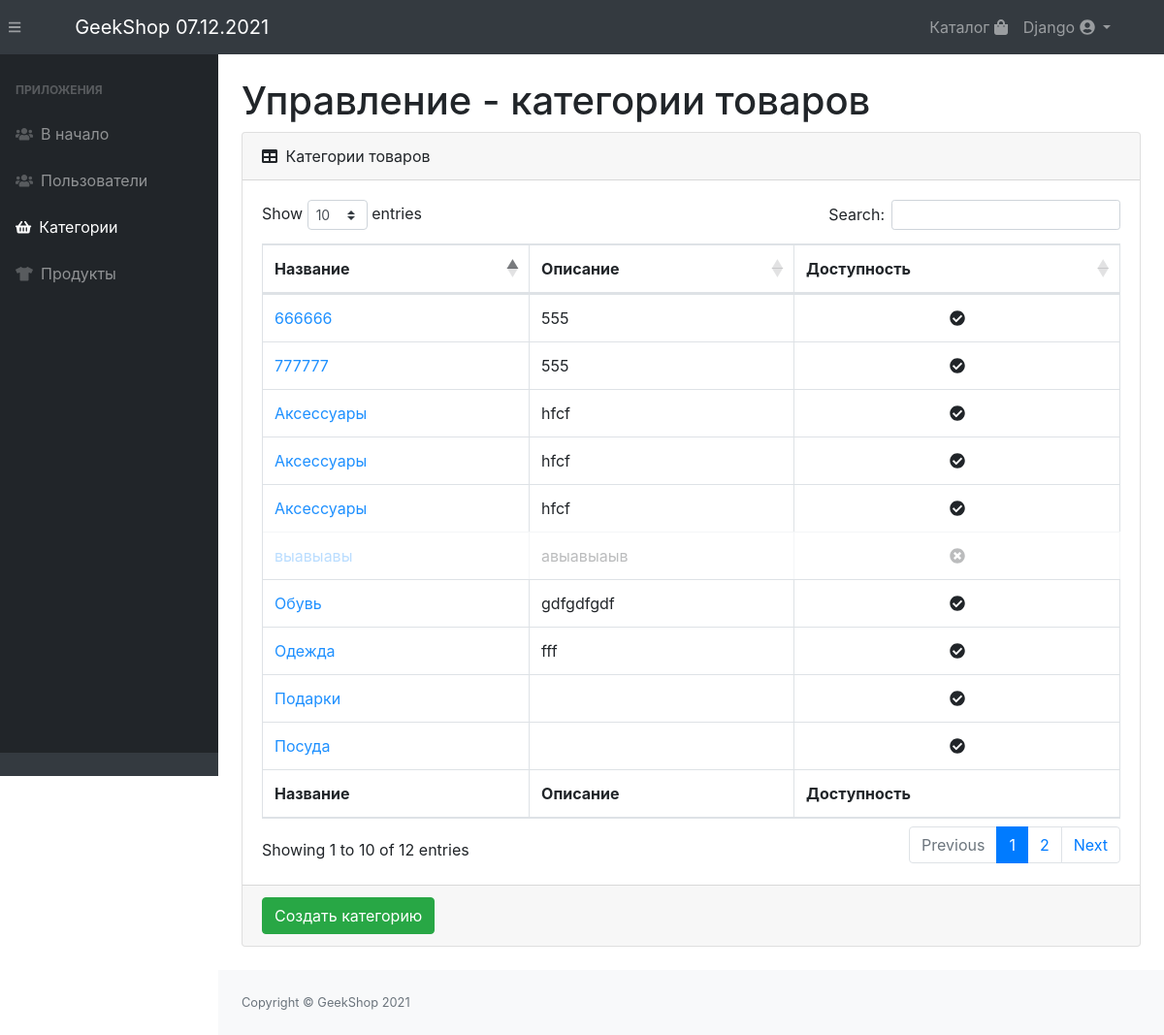
The app's page /auth/admin/categories/ (signed in) with its own data.
### authapp/models.py (models this page shows, shortened)
class ShopUser(AbstractUser):
    avatar = models.ImageField(upload_to='users_avatars', blank=True)
    age = models.IntegerField('Возраст', default=18)
    activation_key = models.CharField(max_length=128, blank=True)

### products/models.py (models this page shows, shortened)
class ProductsCategory(models.Model):
    name = models.CharField('Категория', max_length=64)
    description = models.CharField('Описание', max_length=256, blank=True)
    is_active = models.BooleanField('Доступность', default=True, db_index=True)

### adminapp/views.py (the view)
# urls.py: path('categories/', adminapp.Categories.as_view(), name='categories'),
class Categories(SuOnlyMixin, ContextMixin, ListView):
    model = ProductsCategory
    page_title = 'Управление - категории товаров'

### adminapp/views.py (called while the page is built)
    @method_decorator(user_passes_test(lambda user: user.is_superuser))
    def dispatch(self, request, *args, **kwargs):
        return super().dispatch(request, *args, **kwargs)

    def get_context_data(self, **kwargs):
        context = super().get_context_data(**kwargs)
        context.update(
            basket=self.basket,
            page_title=self.page_title,
        )
        return context

### products/context_processors.py (called while the page is built)
def today(request):
    return {'today': datetime.now(), }

### adminapp/templates/products/productscategory_list.html
{% extends 'adminapp/index.html' %}
{% load static %}
{% block admin_content %}
    <div class="card mb-4">
        <div class="card-header">
            <i class="fas fa-table mr-1"></i>
            Категории товаров
        </div>
        <div class="card-body">
            <div class="table-responsive">
                <table class="table table-bordered" id="dataTable" width="100%" cellspacing="0">
                    <thead>
                    <tr>
                        <th>Название</th>
                        <th>Описание</th>
                        <th>Доступность</th>
                    </tr>
                    </thead>
                    <tfoot>
                    <tr>
                        <th>Название</th>
                        <th>Описание</th>
                        <th>Доступность</th>
                    </tr>
                    </tfoot>
                    <tbody>
                    {% for item in object_list %}
                        <tr style="{% if not item.is_active %}opacity: 0.3{% endif %}">
                            <td>
                                <a href="{% url 'auth_admin:category_edit' item.id %}" style="color: dodgerblue">
                                    {{ item.name }}
                                </a>
                            </td>
                            <td>{{ item.description }}</td>
                            <td class="text-center">
                                <i class="fas fa-{% if item.is_active %}check{% else %}times{% endif %}-circle"></i>
                            </td>
                        </tr>
                    {% endfor %}
                    </tbody>
                </table>
            </div>
        </div>
        <div class="card-footer">
            <a href="{% url 'auth_admin:category_create' %}">
                <button class="btn btn-success">Создать категорию</button>
            </a>
        </div>
    </div>
{% endblock %}

### templates/includes/navbar.html (shortened to what this page needs)
<div class="container">
    <a class="navbar-brand" href="{% url 'products:index' %}">GeekShop {{ today|date:"d.m.Y" }}</a>
    <div class="collapse navbar-collapse" id="navbarResponsive">
        <ul class="navbar-nav ml-auto">
            <li class="nav-item">
                <a class="nav-link"
                   href="{% url 'products:products' %}">
                    Каталог
                    <i class="fas fa-shopping-bag"></i>
                </a>
            </li>
            {% if user.is_authenticated %}
                <li class="nav-item dropdown">
                    <a class="dropdown-toggle nav-link" href="#" data-toggle="dropdown">
                        {{ user.username|title }}
                        <i class="fas fa-user-circle"></i>
                    </a>
                </li>
            {% else %}
                <li class="nav-item">
                    <a class="nav-link" href="{% url 'auth:login' %}">Войти <i class="fas fa-sign-in-alt"></i></a>
                </li>
            {% endif %}
        </ul>
    </div>
</div>

### records on screen
ShopUser: username "Django"
ProductsCategory: name "Одежда", description "fff", is_active True (drawn)
ProductsCategory: name "Обувь", description "gdfgdfgdf", is_active True (drawn)
ProductsCategory: name "Аксессуары", description "hfcf", is_active True (drawn)
ProductsCategory: name "Подарки", is_active True (drawn)
ProductsCategory: name "Посуда", is_active True (drawn)
ProductsCategory: name "выавыавы", description "авыавыаыв", is_active False (drawn)
ProductsCategory: name "777777", description "555", is_active True (drawn)
ProductsCategory: name "Аксессуары", description "hfcf", is_active True (drawn)
ProductsCategory: name "Аксессуары", description "hfcf", is_active True (drawn)
ProductsCategory: name "666666", description "555", is_active True (drawn)

### other values on screen
{{ page_title }} "Управление - категории товаров"
